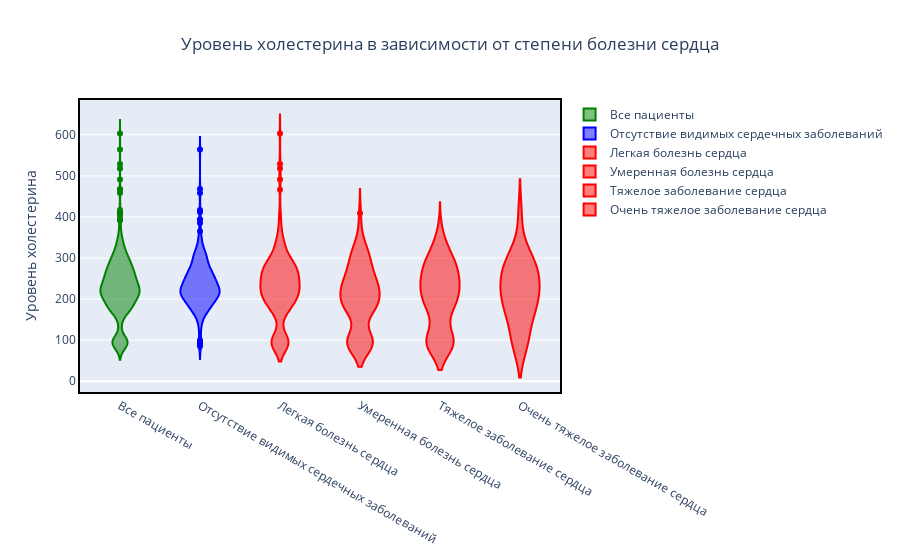

The notebook cell saved with this chart:
### Markdown cell above
Исследуем уровень холестерина в зависимости от степени болезни сердца.

### Code cell
fig = go.Figure()
fig.add_trace(go.Violin(y=data['chol'].values , name='Все пациенты', marker_color = 'green'))
fig.add_trace(go.Violin(y=data[data['num'] == 0]['chol'].values, name ='Отсутствие видимых сердечных заболеваний', marker_color = 'blue'))
fig.add_trace(go.Violin(y=data[data['num'] == 1]['chol'].values, name ='Легкая болезнь сердца', marker_color = 'red'))
fig.add_trace(go.Violin(y=data[data['num'] == 2]['chol'].values, name ='Умеренная болезнь сердца', marker_color = 'red'))
fig.add_trace(go.Violin(y=data[data['num'] == 3]['chol'].values, name ='Тяжелое заболевание сердца', marker_color = 'red'))
fig.add_trace(go.Violin(y=data[data['num'] == 4]['chol'].values, name ='Очень тяжелое заболевание сердца', marker_color = 'red'))
fig.update_layout(title = 'Уровень холестерина в зависимости от степени болезни сердца', yaxis_title = 'Уровень холестерина', title_x = 0.5)
fig.update_xaxes(showline=True, linewidth=2, linecolor='black', mirror=True)
fig.update_yaxes(showline=True, linewidth=2, linecolor='black', mirror=True)
fig.show()

### Figure 1 — Plotly figure (JSON) as saved in the notebook; plotly's stock layout.template omitted (floating-point values rounded to 4 significant figures; data arrays with more than 128 entries replaced by an {"elided": "..."} marker saying what was removed)
{"data": [{"marker": {"color": "green"}, "name": "Все пациенты", "type": "violin", "y": {"elided": "880 int values"}}, {"marker": {"color": "blue"}, "name": "Отсутствие видимых сердечных заболеваний", "type": "violin", "y": {"elided": "405 int values"}}, {"marker": {"color": "red"}, "name": "Легкая болезнь сердца", "type": "violin", "y": {"elided": "248 int values"}}, {"marker": {"color": "red"}, "name": "Умеренная болезнь сердца", "type": "violin", "y": [286, 254, 256, 230, 290, 305, 188, 282, 326, 239, 177, 260, 341, 263, 254, 293, 409, 246, 254, 294, 212, 327, 283, 234, 237, 234, 315, 204, 218, 311, 335, 203, 225, 169, 187, 193, 94, 94, 94, 94, 94, 94, 94, 94, 94, 94, 94, 94, 94, 94, 94, 94, 94, 94, 94, 94, 94, 94, 94, 94, 260, 218, 179, 179, 179, 179, 179, 281, 179, 179, 153, 179, 179, 179, 179, 179, 214, 216, 241, 384, 297, 308, 186, 252, 179, 192, 219, 232, 223, 218, 193, 218, 210, 216, 244, 258, 219, 310, 310, 223]}, {"marker": {"color": "red"}, "name": "Тяжелое заболевание сердца", "type": "violin", "y": [268, 224, 167, 177, 353, 254, 270, 274, 164, 258, 188, 219, 330, 256, 217, 288, 239, 281, 246, 269, 274, 298, 299, 309, 259, 200, 228, 282, 206, 286, 212, 319, 205, 176, 131, 94, 94, 94, 94, 94, 94, 94, 94, 94, 94, 94, 94, 94, 94, 94, 94, 94, 94, 94, 94, 94, 94, 94, 94, 94, 236, 179, 179, 228, 179, 171, 230, 179, 179, 179, 316, 270, 220, 214, 339, 208, 225, 179, 267, 235, 282, 312, 306, 222, 258, 200, 260, 221, 216, 270, 292, 221, 369, 173, 289, 218, 219, 256, 337, 300]}, {"marker": {"color": "red"}, "name": "Очень тяжелое заболевание сердца", "type": "violin", "y": [206, 225, 230, 243, 407, 174, 289, 289, 304, 212, 231, 166, 318, 94, 94, 94, 94, 177, 277, 179, 248, 142, 208, 273, 170, 287, 254]}], "layout": {"title": {"text": "Уровень холестерина в зависимости от степени болезни сердца", "x": 0.5}, "xaxis": {"linecolor": "black", "linewidth": 2, "mirror": true, "showline": true}, "yaxis": {"linecolor": "black", "linewidth": 2, "mirror": true, "showline": true, "title": {"text": "Уровень холестерина"}}}}
